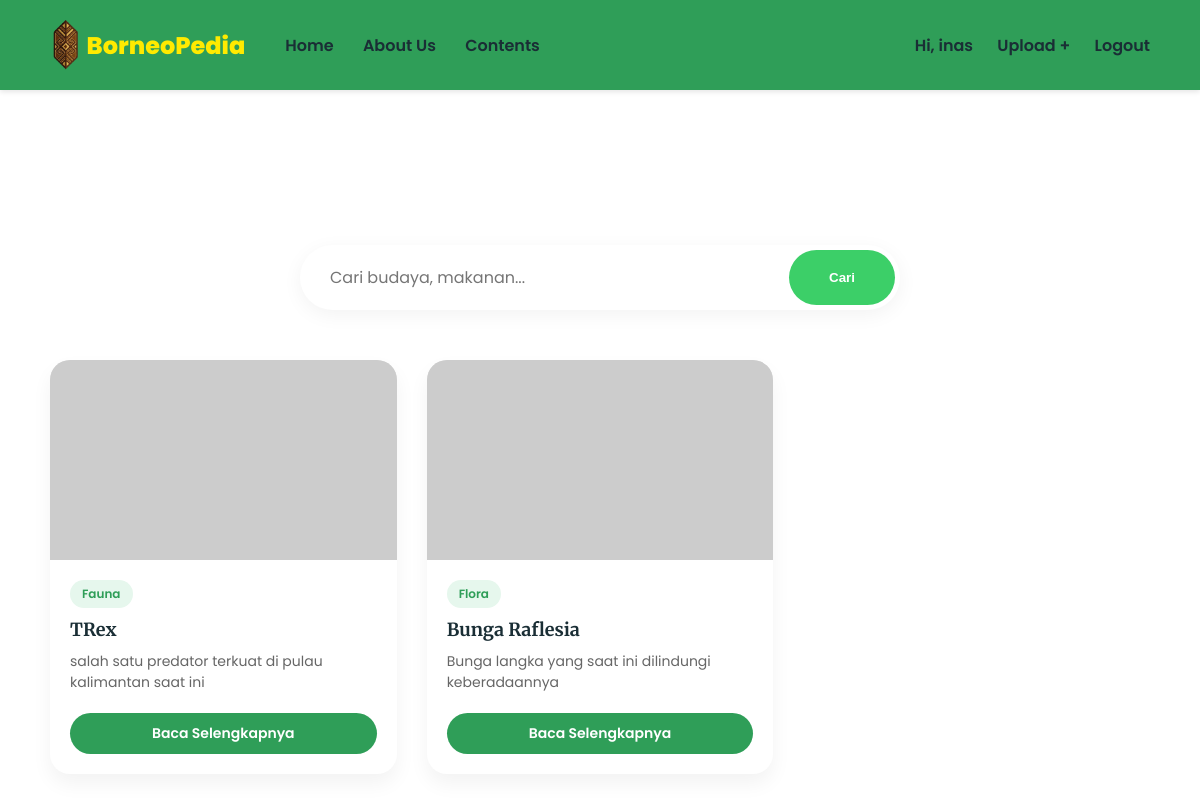
Page /contents.php (signed in) on the committed database.
### tables this page shows
CREATE TABLE `contents` (
  `id` int(11) NOT NULL,
  `user_id` int(11) NOT NULL,
  `nama` varchar(100) NOT NULL,
  `tipe` varchar(50) NOT NULL,
  `informasi` text NOT NULL,
  `foto` varchar(255) NOT NULL,
  `created_at` timestamp NOT NULL DEFAULT current_timestamp()
);

### contents.php (the view, shortened to what this page needs)
<?php
include 'koneksi.php';
if(isset($_GET['cari'])){
    $keyword = $_GET['cari'];
    $query = mysqli_query($conn, "SELECT * FROM contents WHERE nama LIKE '%$keyword%' OR tipe LIKE '%$keyword%' ORDER BY id DESC");
} else {
    $query = mysqli_query($conn, "SELECT * FROM contents ORDER BY id DESC");
}
?>
<!DOCTYPE html>
<html lang="id">
<head>
</head>
<body>
    <nav>
        <div class="nav-left">
             <a href="index.php" class="logo">
            <img src="asset/logofix.png" class="logo-img"> BorneoPedia</a>
            <div class="nav-links">
                <a href="index.php">Home</a>
                <a href="about.php">About Us</a>
                <a href="contents.php">Contents</a>
            </div>
        </div>
        <div class="nav-right">
            <?php if(isset($_SESSION['status']) && $_SESSION['status'] == 'login'): ?>
                <span>Hi, <?php echo $_SESSION['username']; ?></span>
                <a href="upload.php">Upload +</a>
                <a href="logout.php">Logout</a>
            <?php else: ?>
                <a href="login.php">Login</a>
                <a href="register.php">Daftar</a>
            <?php endif; ?>
        </div>
    </nav>
    <main class="content-container">
        <h1>KONTEN ENSIKLOPEDIA</h1>
        <form action="" method="GET" class="search-box">
            <input type="text" name="cari" placeholder="Cari budaya, makanan..." value="<?php echo isset($_GET['cari']) ? $_GET['cari'] : ''; ?>">
            <button type="submit">Cari</button>
        </form>
        <div class="grid-container">
            <?php if(mysqli_num_rows($query) > 0): ?>
                <?php while($row = mysqli_fetch_assoc($query)): ?>
                    <div class="card">
                        <img src="<?php echo $row['foto']; ?>" alt="Gambar" class="card-img" onerror="this.src='https://via.placeholder.com/400x200?text=No+Image'">
                        <div class="card-body">
                            <span class="badge-type"><?php echo $row['tipe']; ?></span>
                            <h3 class="card-title"><?php echo $row['nama']; ?></h3>
                            <p class="card-desc"><?php echo $row['informasi']; ?></p>
                            <a href="detail.php?id=<?php echo $row['id']; ?>" class="btn-detail">Baca Selengkapnya</a>
                        </div>
                    </div>
                <?php endwhile; ?>
            <?php else: ?>
                </div> <p class="empty-msg">Data tidak ditemukan atau belum ada konten yang diupload.</p>
            <?php endif; ?>
        </div>
    </main>
</body>
</html>

### contents.php (style rules this page uses)
* { margin: 0; padding: 0; box-sizing: border-box; text-decoration: none; }
body { font-family: 'Poppins', sans-serif; background-image: url('asset/bg_kedua.png'); background-size: cover; background-position: center; background-repeat: no-repeat; min-height: 100vh; display: flex; flex-direction: column; }
nav { background-color: #2F9E58; display: flex; justify-content: space-between; align-items: center; padding: 20px 50px; box-shadow: 0 2px 5px rgba(0,0,0,0.1); }
.nav-left { display: flex; align-items: center; gap: 40px; }
.logo { font-size: 24px; font-weight: 800; color: #ffea00ff; display: flex; align-items: center; }
.logo-img { height: 50px; width: auto; margin-right: 5px; vertical-align: middle; }
.nav-links a, .nav-right a, .nav-right span { color: #1a2e35; font-weight: 600; font-size: 16px; transition: color 0.3s; }
.nav-links a { margin-right: 25px; }
.nav-right a { margin-left: 20px; }
.content-container { flex: 1; padding: 50px 50px; display: flex; flex-direction: column; align-items: center; }
.content-container h1 { font-family: 'Poppins', serif; color: #ffff; font-size: 50px; margin-bottom: 30px; }
.search-box { background: white; width: 100%; max-width: 600px; border-radius: 50px; padding: 5px; display: flex; box-shadow: 0 5px 20px rgba(0,0,0,0.05); margin-bottom: 50px; }
.search-box input { flex: 1; border: none; outline: none; padding: 15px 25px; border-radius: 50px; font-family: 'Poppins', sans-serif; font-size: 16px; }
.search-box button { background-color: #3CCF68; color: white; border: none; padding: 10px 40px; border-radius: 50px; font-weight: 600; cursor: pointer; }
.grid-container { display: grid; grid-template-columns: repeat(auto-fill, minmax(280px, 1fr)); gap: 30px; width: 100%; max-width: 1200px; }
.card { background: white; border-radius: 20px; overflow: hidden; box-shadow: 0 10px 20px rgba(0,0,0,0.05); transition: transform 0.3s; display: flex; flex-direction: column; }
.card-img { width: 100%; height: 200px; object-fit: cover; background-color: #eee; }
.card-body { padding: 20px; display: flex; flex-direction: column; flex: 1; }
.badge-type { background-color: #e6f7ed; color: #2F9E58; padding: 5px 12px; border-radius: 20px; font-size: 12px; font-weight: 600; align-self: flex-start; margin-bottom: 10px; }
.card-title { font-family: 'Merriweather', serif; font-size: 18px; color: #1a2e35; margin-bottom: 10px; }
.card-desc { font-size: 14px; color: #666; margin-bottom: 20px; display: -webkit-box; -webkit-line-clamp: 3; -webkit-box-orient: vertical; overflow: hidden; flex: 1; }
.btn-detail { text-align: center; background-color: #2F9E58; color: white; padding: 10px; border-radius: 50px; font-size: 14px; font-weight: 600; margin-top: auto; }

### rows in the picture
contents: tipe "Fauna", nama "TRex", informasi "salah satu predator terkuat di pulau kalimantan saat ini"
contents: tipe "Flora", nama "Bunga Raflesia", informasi "Bunga langka yang saat ini dilindungi keberadaannya"

### other values in the picture
$_SESSION['username'] "inas"
